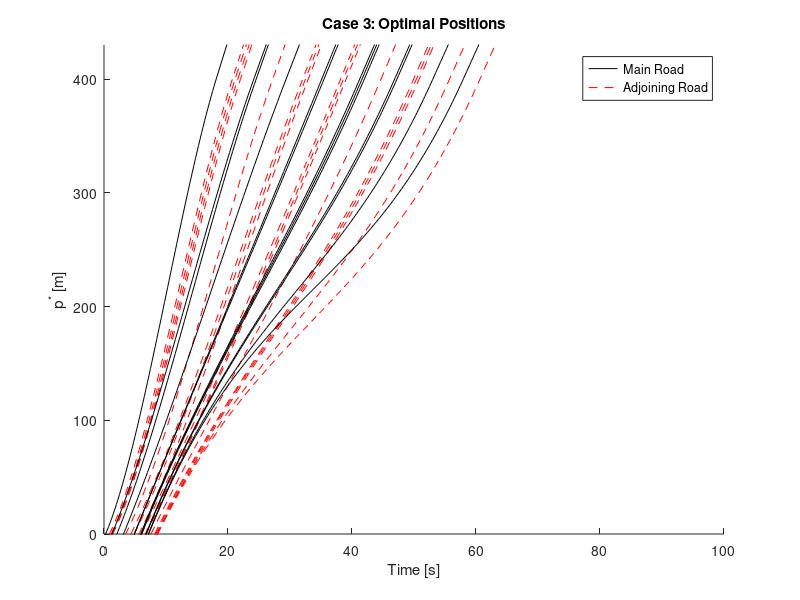
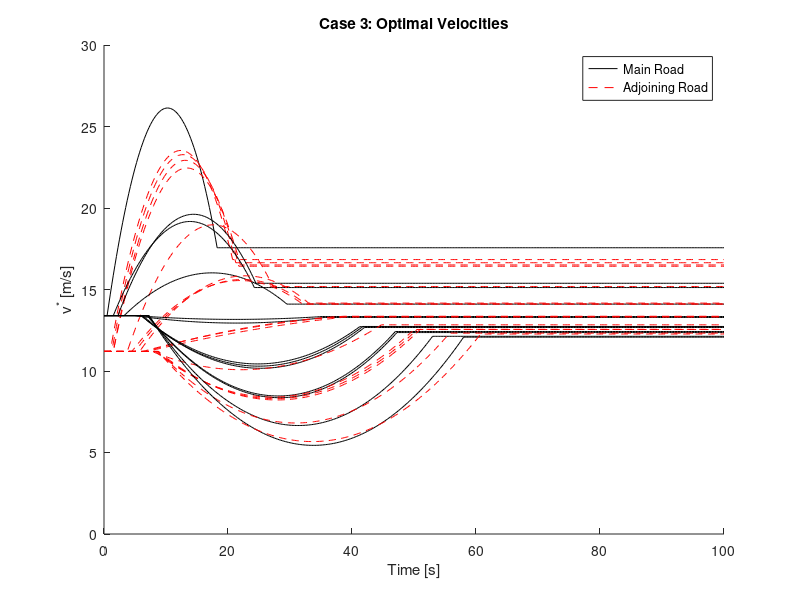
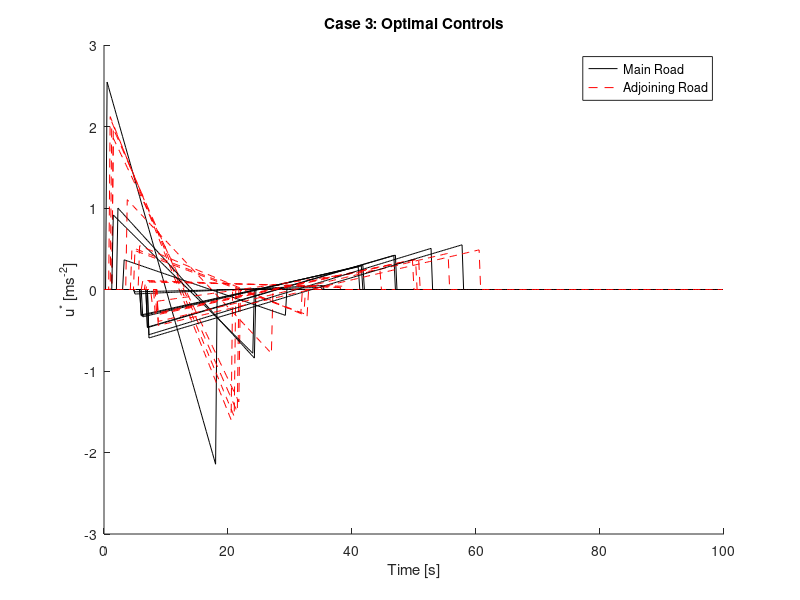

These charts were generated, in order, by the following MATLAB code:
%% Parameters

clear; close all; clc

L = 400; % control zone length [m]
S = 30; % merging zone length [m]
delta = 5; % minimum safe following distance [m]
cars = 30; % # cars
dt = 0.25; % time step [s]
tvec = 0:dt:100; % time array

v0 = [13.4;11.2]; % speed before entering control zone [m/s]
% x0 = -sort(rand(cars,1)*100); % random starting positions, in order
x0 = [-3.5712, -9.7540, -12.6987, -14.1886, -15.7613, -17.1187, -27.8498,...
    -39.2227, -42.1761, -48.5376, -54.6882, -63.2359, -65.5478, -65.5741,...
    -67.8735, -74.3132, -75.7740, -79.2207, -80.0280, -81.4724, -84.9129,...
    -90.5792, -91.3376, -91.5736, -93.3993, -95.7167, -95.7507, -95.9492,...
    -96.4889, -97.0593].'; % initial positions
% road = round(rand(cars,1)); % randomly assign to roads
road = [1, 0, 0, 0, 0, 1, 1, 0, 1, 0, 0, 0 1, 1, 0, 0, 0, 1, 1, 1, 0 1,...
    1, 0, 0, 0, 1, 0, 1, 0].';
for j = 1:cars
    if road(j) == 1
        x{j}(:,1) = [x0(j);v0(1)]; % structure of states (main road)
    else
        x{j}(:,1) = [x0(j);v0(2)]; % structure of states (side road)
    end
end

vf = 13.4; % velocities at final time (same for all cars)
pf = L + S; % positions at final time

for j = 1:cars
    if j == 1
        tf(j) = 20; % Car 1 must pass through in time seconds
    else
        if road(j) == road(j-1) % if on same road as previous car
            tf(j) = tf(j-1) + delta/x{j}(2); % final time (rear collision con)
        else
            tf(j) = tf(j-1) + S/x{j}(2); % final time (lat collision con)
        end
    end
end

%% Initialize

for j = 1:cars
    T = [0 0 0 1; 0 0 1 0;...
        tf(j)^3/6 tf(j)^2/2 tf(j) 1;...
        tf(j)^2/2 tf(j) 1 0];
    b{j}(:,1) = T\[x{j}(:,1); pf; vf];
end

%% Simulate

for j = 1:cars
    for i = 1:length(tvec)-1
        t = tvec(i+1);
        if ceil(x{j}(1,i)) < L && x{j}(1,i) >= 0 % if in ctrl/merg zones
            x{j}(1,i+1) = b{j}(1,i)*t^3/6 + b{j}(2,i)*t^2/2 + b{j}(3,i)*t + b{j}(4,i); % position
            x{j}(2,i+1) = b{j}(1,i)*t^2/2 + b{j}(2,i)*t + b{j}(3,i); % veloc
            u{j}(i) = b{j}(1,i)*t + b{j}(2,i);
        else
            u{j}(i) = 0;
            x{j}(1,i+1) = x{j}(1,i) + dt*x{j}(2,i);
            x{j}(2,i+1) = x{j}(2,i);
        end
        T = [t^3/6 t^2/2 t 1; ...
            t^2/2 t 1 0; ...
            tf(j)^3/6 tf(j)^2/2 tf(j) 1; ...
            tf(j)^2/2 tf(j) 1 0];
        b{j}(:,i+1) = T\[x{j}(:,i+1); pf; vf];
    end
end

%% Plot

figure % Positions
hold on
for j = 1:cars
    if road(j) == 1
        col = '-k';
    else
        col = '--r';
    end
    plot(tvec,x{j}(1,:),col)
end
xlabel('Time [s]')
ylabel ('p^* [m]')
ylim([0 430])
title('Case 3: Optimal Positions')
legend('Main Road','Adjoining Road')

figure % Velocities
hold all
for j = 1:cars
    if road(j) == 1
        col = '-k';
    else
        col = '--r';
    end
    plot(tvec,x{j}(2,:),col)
end
xlabel('Time [s]')
ylabel('v^* [m/s]')
ylim([0 30])
title('Case 3: Optimal Velocities')
legend('Main Road','Adjoining Road')

figure % Controls
hold all
for j = 1:cars
    if road(j) == 1 % main road
        col = '-k';
    else
        col = '--r';
    end
    plot(tvec(1:length(u{j})),u{j},col)
end
xlabel 'Time [s]'
ylabel 'u^* [ms^{-2}]'
title('Case 3: Optimal Controls')
legend('Main Road','Adjoining Road')

%% Get Fuel Consumption

q0 = 0.1569;
q1 = 2.45*10^-2;
q2 = -7.415*10^-4;
q3 = 5.975*10^-5;
r0 = 0.07224;
r1 = 9.681*10^-2;
r2 = 1.075*10^-3;

fcruise = zeros(cars,length(u{j})); % fuel consumed at constant speed
facc = zeros(cars,length(t)); % fuel consumed due to acc
fv = zeros(cars,length(t)); % total fuel consumed
cost = zeros(cars,1); % total cost

for j=1:cars
    for i=1:length(u)
        ti = tvec(i);
        fcruise(j,i) = q0 + q1*x{j}(2,i) + q2*x{j}(2,i)^2 + q3*x{j}(2,i)^3;
        facc(j,i) = u{j}(i)*(r0 + r1*x{j}(2,i) + r2*x{j}(2,i)^2);
        fv(j,i) = fcruise(j,i) + facc(j,i);
    end
    cost(j) = sum(fv(j,:));
end